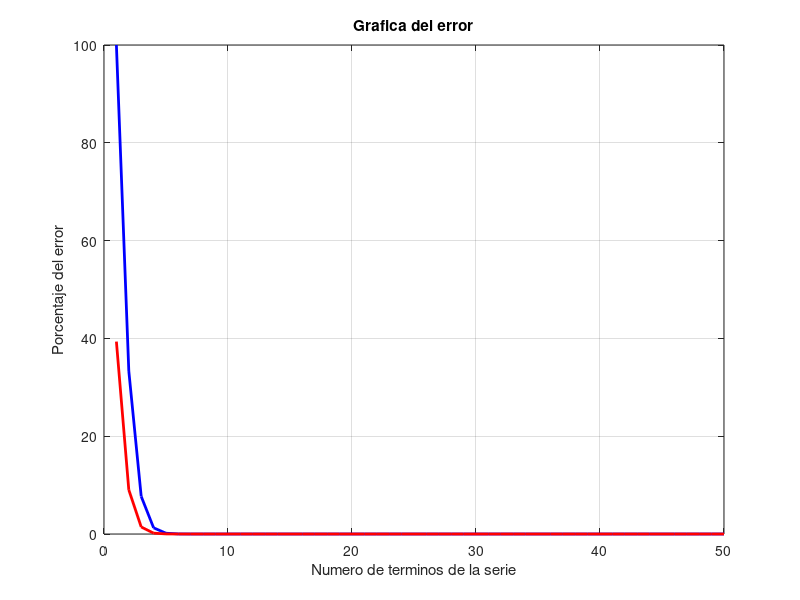

This chart was generated by the following MATLAB code:
clear all;
close all;
clc;
% Numero de terminos de la serie
n=50;
% Valor al cual se quiere aproximar la funcion exponencial
x=0.5;
% Valor verdadero
Vv=exp(x);
%Vv=1.648721270700128;
% 1a Aproximacion
Aant=0;
e_x=(x^0)/(factorial(0));
% Aproximacion del valor del termino de la serie
Va=e_x;
Aact=e_x;
Aant=0;
% Error verdadero (Et)-> t = true
Et=abs(((Vv-Va)/Vv)*100);
% Error aproximado (Ea)->  = approximate
Ea=abs(((Aact-Aant)/Aact)*100);
Es=(0.5)*10^(2-n);
for m=1:n-1
    Aant=Va;
    e_x=e_x+(x^m)/(factorial(m));
    Va=e_x;
    Aact=e_x;
    Et_new=abs((Vv-Va)/Vv)*100;
    Et=[Et,Et_new];
    Ea_new=abs((Aact-Aant)/Aact)*100;
    Ea=[Ea,Ea_new];
end

figure;
plot(Ea,'b','LineWidth',2);
title('Grafica del error');
xlabel('Numero de terminos de la serie');
ylabel('Porcentaje del error');
grid on;
hold on;
plot(Et,'r','LineWidth',2);
 
e_x
Vv
